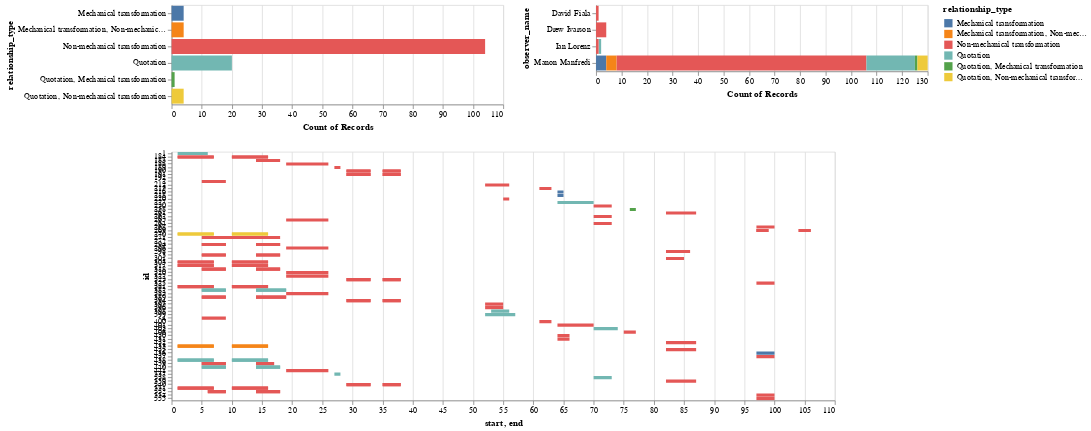

Notebook code for this chart:
### Code cell
viz.plot_relationship_heatmap(df_relationships_0011, 'model_observation.ema', category1='relationship_type', category0='observer.name', option=1, heat_map_width=800,
                              heat_map_height=300)

### Figure 1 — Vega-Lite specification as saved in the notebook (floating-point values rounded to 4 significant figures; data arrays with more than 128 entries replaced by an {"elided": "..."} marker saying what was removed)
{"config": {"view": {"continuousWidth": 400, "continuousHeight": 300}}, "vconcat": [{"hconcat": [{"mark": "bar", "encoding": {"color": {"type": "nominal", "field": "relationship_type"}, "opacity": {"condition": {"value": 1, "selection": {"or": ["selector001", "selector002"]}}, "value": 0.2}, "x": {"type": "nominal", "aggregate": "count", "field": "relationship_type"}, "y": {"type": "nominal", "field": "relationship_type"}}, "selection": {"selector002": {"type": "multi", "fields": ["relationship_type"]}}}, {"mark": "bar", "encoding": {"color": {"type": "nominal", "field": "relationship_type"}, "opacity": {"condition": {"value": 1, "selection": {"or": ["selector001", "selector002"]}}, "value": 0.2}, "x": {"type": "nominal", "aggregate": "count", "field": "observer_name"}, "y": {"type": "nominal", "field": "observer_name"}}, "selection": {"selector001": {"type": "multi", "fields": ["observer_name"]}}}]}, {"mark": "bar", "encoding": {"color": {"type": "nominal", "field": "relationship_type"}, "opacity": {"condition": {"value": 1, "selection": {"or": ["selector001", "selector002"]}}, "value": 0.2}, "tooltip": [{"type": "nominal", "field": "url"}, {"type": "nominal", "field": "relationship_type"}, {"type": "nominal", "field": "observer_name"}, {"type": "quantitative", "field": "start"}, {"type": "quantitative", "field": "end"}, {"type": "nominal", "field": "id"}], "x": {"type": "quantitative", "field": "start"}, "x2": {"field": "end"}, "y": {"type": "nominal", "field": "id"}}, "height": 300, "selection": {"selector001": {"type": "multi", "fields": ["observer_name"]}, "selector003": {"type": "interval", "bind": "scales", "encodings": ["x", "y"]}}, "width": 800}], "data": {"name": "data-492a59542c1b0c0e9e910971c423a2b4"}, "$schema": "https://vega.github.io/schema/vega-lite/v4.8.1.json", "datasets": {"data-492a59542c1b0c0e9e910971c423a2b4": {"elided": "137 records"}}}
